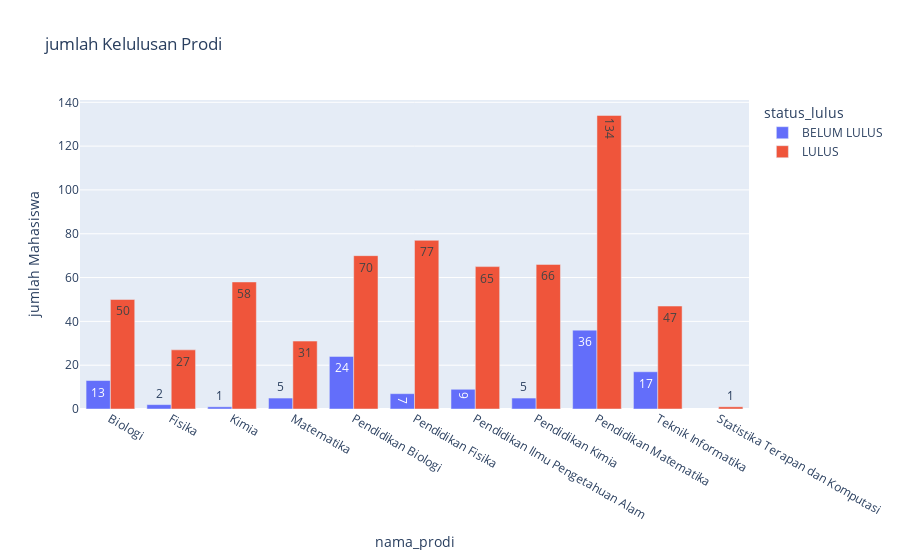

Write notebook code for a chart like this one.
### Code cell
fig = px.bar(angkatan17.groupby(['nama_prodi','status_lulus']).size().reset_index(name='jumlah'), 
             x='nama_prodi', 
             y='jumlah', 
             color='status_lulus', 
             barmode='group',
             title='jumlah Kelulusan Prodi',
             labels={'jumlah': 'jumlah Mahasiswa', 'Prodi': 'nama_prodi'},
             text='jumlah'
            )

fig.update_layout(yaxis=dict(title='jumlah Mahasiswa'))  # Label sumbu Y

fig.show()

### Figure 1 — Plotly figure (JSON) as saved in the notebook; plotly's stock layout.template omitted (floating-point values rounded to 4 significant figures)
{"data": [{"alignmentgroup": "True", "hovertemplate": "status_lulus=BELUM LULUS<br>nama_prodi=%{x}<br>jumlah Mahasiswa=%{text}<extra></extra>", "legendgroup": "BELUM LULUS", "marker": {"color": "#636efa", "pattern": {"shape": ""}}, "name": "BELUM LULUS", "offsetgroup": "BELUM LULUS", "orientation": "v", "showlegend": true, "text": [13, 2, 1, 5, 24, 7, 9, 5, 36, 17], "textposition": "auto", "type": "bar", "x": ["Biologi", "Fisika", "Kimia", "Matematika", "Pendidikan Biologi", "Pendidikan Fisika", "Pendidikan Ilmu Pengetahuan Alam", "Pendidikan Kimia", "Pendidikan Matematika", "Teknik Informatika"], "xaxis": "x", "y": [13, 2, 1, 5, 24, 7, 9, 5, 36, 17], "yaxis": "y"}, {"alignmentgroup": "True", "hovertemplate": "status_lulus=LULUS<br>nama_prodi=%{x}<br>jumlah Mahasiswa=%{text}<extra></extra>", "legendgroup": "LULUS", "marker": {"color": "#EF553B", "pattern": {"shape": ""}}, "name": "LULUS", "offsetgroup": "LULUS", "orientation": "v", "showlegend": true, "text": [50, 27, 58, 31, 70, 77, 65, 66, 134, 1, 47], "textposition": "auto", "type": "bar", "x": ["Biologi", "Fisika", "Kimia", "Matematika", "Pendidikan Biologi", "Pendidikan Fisika", "Pendidikan Ilmu Pengetahuan Alam", "Pendidikan Kimia", "Pendidikan Matematika", "Statistika Terapan dan Komputasi", "Teknik Informatika"], "xaxis": "x", "y": [50, 27, 58, 31, 70, 77, 65, 66, 134, 1, 47], "yaxis": "y"}], "layout": {"barmode": "group", "legend": {"title": {"text": "status_lulus"}, "tracegroupgap": 0}, "title": {"text": "jumlah Kelulusan Prodi"}, "xaxis": {"anchor": "y", "domain": [0, 1], "title": {"text": "nama_prodi"}}, "yaxis": {"anchor": "x", "domain": [0, 1], "title": {"text": "jumlah Mahasiswa"}}}}
